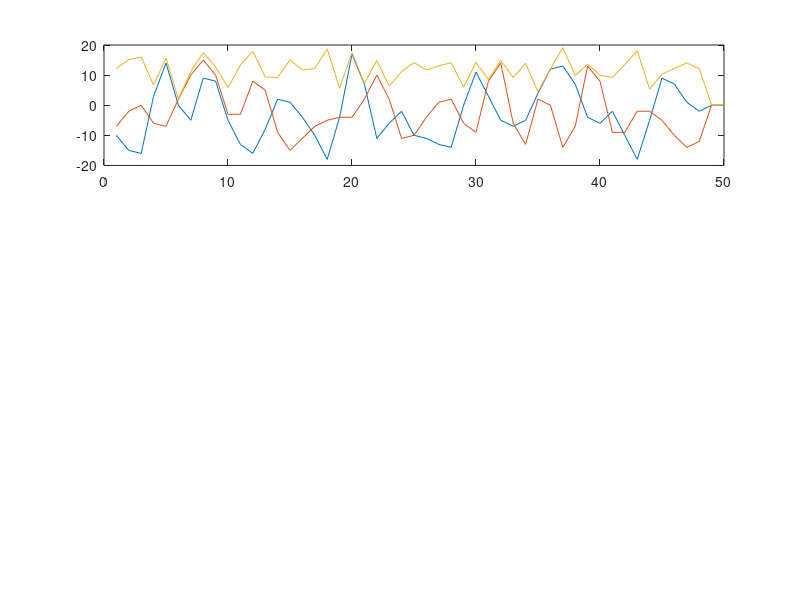

Recreate this plot in MATLAB. (Note: this script raises an error after producing the figure.)
%pulse_iq = [[-2, -1], [1, -1], [1, 1], [-1, 0], [0, -1], [1, 0], [-3, 0], [-3, -4], [2, -3], [2, 3], [-4, 2], [-3, -4], [4, -3], [3, 5], [-4, 3], [-3, -5], [4, -5], [4, 1], [-2, 3], [-5, -1], [-3, -6], [4, -6], [7, 2], [0, 6], [-7, 3], [-5, -5], [2, -8], [6, -2], [5, 3], [0, 6], [-6, 4], [-8, -2], [-4, -6], [2, -6], [4, -4], [5, -1], [4, 4], [0, 6], [-5, 5], [-7, 1], [-6, -1], [-6, -3], [-5, -6], [-3, -7], [1, -5], [4, -4], [6, -2], [6, -1], [0, 0], [0, 0]];
pulse_iq = [[-10, -7], [-15, -2], [-16, 0], [3, -6], [14, -7], [0, 2], [-5, 10], [9, 15], [8, 10], [-5, -3], [-13, -3], [-16, 8], [-8, 5], [2, -9], [1, -15], [-4, -11], [-10, -7], [-18, -5], [-4, -4], [17, -4], [7, 2], [-11, 10], [-6, 2], [-2, -11], [-10, -10], [-11, -4], [-13, 1], [-14, 2], [0, -6], [11, -9], [3, 8], [-5, 14], [-7, -6], [-5, -13], [4, 2], [12, 0], [13, -14], [7, -7], [-4, 13], [-6, 8], [-2, -9], [-10, -9], [-18, -2], [-5, -2], [9, -5], [7, -10], [1, -14], [-2, -12], [0, 0], [0, 0]];


pulse_iq = pulse_iq(1:2:end) + 1j * pulse_iq(2:2:end);

figure(1);
subplot(3, 1, 1);
plot(1:length(pulse_iq), real(pulse_iq), 1:length(pulse_iq), imag(pulse_iq), 1:length(pulse_iq), abs(pulse_iq));


valid_pulse_iq = pulse_iq(9:end-2);

phase = unwrap(atan2(imag(valid_pulse_iq), real(valid_pulse_iq)));
freq = (1/(2*pi)) * diff(phase) / dt;

x_phase = (0:length(phase)-1) * dt;
[p_p, S_phase] = polyfit(x_phase, phase, 2);
ss_res = S_phase.normr ^ 2;
ss_tot = sum((freq - mean(freq)).^2);
r_squared_phase = 1 - ss_res/ss_tot;
p_phase = p_p(1) * (x_phase.^2) + p_p(2) * x_phase + p_p(3);

x_freq = (0:length(freq)-1) * dt;
[p_f, S_freq] = polyfit(x_freq, freq, 1);
ss_res = S_freq.normr ^ 2;
ss_tot = sum((freq - mean(freq)).^2);
r_squared_freq = 1 - ss_res/ss_tot;
p_freq = p_f(1) * x_freq + p_f(2);

fprintf("normr=%f %f  r_squared=%f %f  snr=%f snr=%f -- slope: %f %f \n", S_phase.normr/ length(x_phase), S_freq.normr / length(x_freq), r_squared_phase, r_squared_freq, ...
    pdw.implied_pulse_snr, pdw.recorded_pulse_snr, 2*p_p(1) * (1/(2*pi)), p_f(1));

subplot(3,1,2);
plot(x_phase, phase, x_phase, p_phase);

subplot(3,1,3);
plot(x_freq, freq, x_freq, p_freq);

r_freq = freq - p_freq;